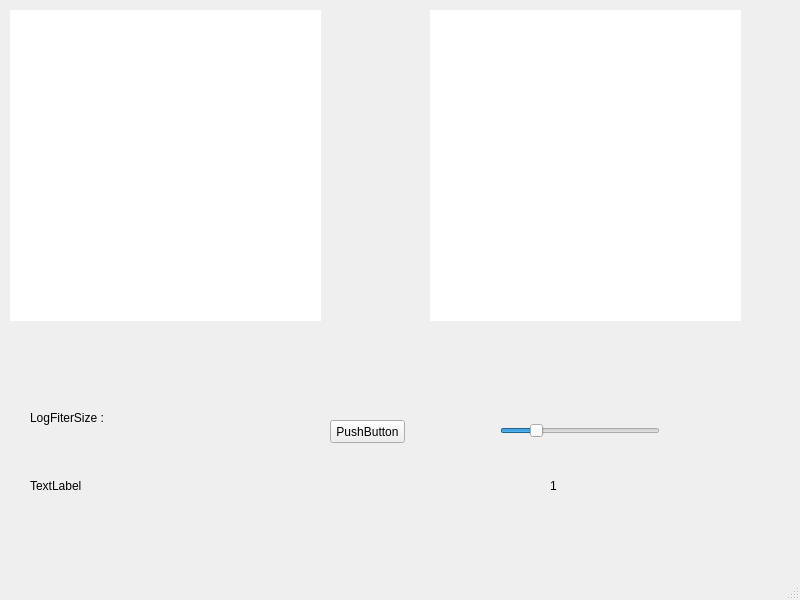
<?xml version="1.0" encoding="UTF-8"?>
<ui version="4.0">
 <class>MainWindow</class>
 <widget class="QMainWindow" name="MainWindow">
  <property name="geometry">
   <rect>
    <x>0</x>
    <y>0</y>
    <width>800</width>
    <height>600</height>
   </rect>
  </property>
  <property name="windowTitle">
   <string>MainWindow</string>
  </property>
  <widget class="QWidget" name="centralwidget">
   <widget class="QLabel" name="label">
    <property name="geometry">
     <rect>
      <x>10</x>
      <y>10</y>
      <width>311</width>
      <height>311</height>
     </rect>
    </property>
    <property name="styleSheet">
     <string notr="true">background-color: rgb(255, 255, 255);
border-color: rgb(0, 0, 0);</string>
    </property>
    <property name="text">
     <string/>
    </property>
   </widget>
   <widget class="QLabel" name="label_2">
    <property name="geometry">
     <rect>
      <x>430</x>
      <y>10</y>
      <width>311</width>
      <height>311</height>
     </rect>
    </property>
    <property name="styleSheet">
     <string notr="true">background-color: rgb(255, 255, 255);
border-color: rgb(0, 0, 0);</string>
    </property>
    <property name="text">
     <string/>
    </property>
   </widget>
   <widget class="QPushButton" name="pushButton">
    <property name="geometry">
     <rect>
      <x>330</x>
      <y>420</y>
      <width>75</width>
      <height>23</height>
     </rect>
    </property>
    <property name="text">
     <string>PushButton</string>
    </property>
   </widget>
   <widget class="QSlider" name="SigmaValue">
    <property name="geometry">
     <rect>
      <x>500</x>
      <y>420</y>
      <width>160</width>
      <height>22</height>
     </rect>
    </property>
    <property name="maximum">
     <number>50</number>
    </property>
    <property name="singleStep">
     <number>1</number>
    </property>
    <property name="value">
     <number>10</number>
    </property>
    <property name="orientation">
     <enum>Qt::Horizontal</enum>
    </property>
   </widget>
   <widget class="QLabel" name="label_3">
    <property name="geometry">
     <rect>
      <x>550</x>
      <y>480</y>
      <width>56</width>
      <height>12</height>
     </rect>
    </property>
    <property name="text">
     <string>1</string>
    </property>
   </widget>
   <widget class="QLabel" name="label_4">
    <property name="geometry">
     <rect>
      <x>120</x>
      <y>410</y>
      <width>56</width>
      <height>12</height>
     </rect>
    </property>
    <property name="text">
     <string/>
    </property>
   </widget>
   <widget class="QLabel" name="label_5">
    <property name="geometry">
     <rect>
      <x>30</x>
      <y>410</y>
      <width>91</width>
      <height>16</height>
     </rect>
    </property>
    <property name="text">
     <string>LogFiterSize : </string>
    </property>
   </widget>
   <widget class="QLabel" name="label_6">
    <property name="geometry">
     <rect>
      <x>30</x>
      <y>480</y>
      <width>56</width>
      <height>12</height>
     </rect>
    </property>
    <property name="text">
     <string>TextLabel</string>
    </property>
   </widget>
  </widget>
  <widget class="QMenuBar" name="menubar">
   <property name="geometry">
    <rect>
     <x>0</x>
     <y>0</y>
     <width>800</width>
     <height>21</height>
    </rect>
   </property>
  </widget>
  <widget class="QStatusBar" name="statusbar"/>
 </widget>
 <resources/>
 <connections/>
</ui>
